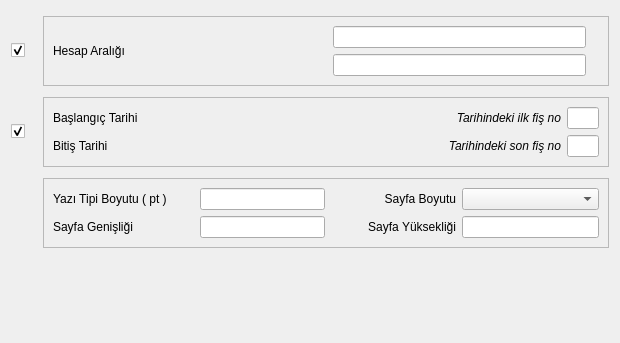
<?xml version="1.0" encoding="UTF-8"?>
<ui version="4.0">
 <class>MUH_DEFTERI_KEBIR_BATCH</class>
 <widget class="QDialog" name="MUH_DEFTERI_KEBIR_BATCH">
  <property name="enabled">
   <bool>true</bool>
  </property>
  <property name="geometry">
   <rect>
    <x>0</x>
    <y>0</y>
    <width>620</width>
    <height>343</height>
   </rect>
  </property>
  <property name="sizePolicy">
   <sizepolicy hsizetype="Expanding" vsizetype="Expanding">
    <horstretch>0</horstretch>
    <verstretch>0</verstretch>
   </sizepolicy>
  </property>
  <property name="minimumSize">
   <size>
    <width>620</width>
    <height>343</height>
   </size>
  </property>
  <property name="maximumSize">
   <size>
    <width>680</width>
    <height>343</height>
   </size>
  </property>
  <property name="windowTitle">
   <string>Defteri-i Kebir</string>
  </property>
  <layout class="QGridLayout" name="gridLayout" rowstretch="1,1,1,1" columnstretch="10,50,10">
   <item row="0" column="0">
    <widget class="QCheckBox" name="checkbox_hesap_araligi">
     <property name="enabled">
      <bool>true</bool>
     </property>
     <property name="sizePolicy">
      <sizepolicy hsizetype="Fixed" vsizetype="Fixed">
       <horstretch>0</horstretch>
       <verstretch>0</verstretch>
      </sizepolicy>
     </property>
     <property name="minimumSize">
      <size>
       <width>26</width>
       <height>0</height>
      </size>
     </property>
     <property name="text">
      <string/>
     </property>
     <property name="checked">
      <bool>true</bool>
     </property>
    </widget>
   </item>
   <item row="0" column="1" colspan="2">
    <widget class="QFrame" name="frame_hesap_araligi">
     <property name="sizePolicy">
      <sizepolicy hsizetype="Expanding" vsizetype="Fixed">
       <horstretch>0</horstretch>
       <verstretch>0</verstretch>
      </sizepolicy>
     </property>
     <property name="minimumSize">
      <size>
       <width>0</width>
       <height>0</height>
      </size>
     </property>
     <property name="frameShape">
      <enum>QFrame::StyledPanel</enum>
     </property>
     <property name="frameShadow">
      <enum>QFrame::Raised</enum>
     </property>
     <layout class="QGridLayout" name="gridLayout_2" rowstretch="2,2" columnstretch="8,10,20,1">
      <item row="0" column="0" rowspan="2">
       <widget class="QLabel" name="label">
        <property name="sizePolicy">
         <sizepolicy hsizetype="Fixed" vsizetype="Fixed">
          <horstretch>0</horstretch>
          <verstretch>0</verstretch>
         </sizepolicy>
        </property>
        <property name="minimumSize">
         <size>
          <width>141</width>
          <height>0</height>
         </size>
        </property>
        <property name="text">
         <string>Hesap Aralığı</string>
        </property>
       </widget>
      </item>
      <item row="0" column="2">
       <widget class="QLineEdit" name="lineedit_bas_hesap_ismi">
        <property name="maximumSize">
         <size>
          <width>16777215</width>
          <height>16777215</height>
         </size>
        </property>
        <property name="readOnly">
         <bool>true</bool>
        </property>
       </widget>
      </item>
      <item row="1" column="2">
       <widget class="QLineEdit" name="lineedit_bts_hesap_ismi">
        <property name="maximumSize">
         <size>
          <width>16777215</width>
          <height>16777215</height>
         </size>
        </property>
        <property name="readOnly">
         <bool>true</bool>
        </property>
       </widget>
      </item>
      <item row="0" column="1">
       <widget class="QSearchEdit" name="search_edit_bas_hesabi">
        <property name="sizePolicy">
         <sizepolicy hsizetype="Expanding" vsizetype="Fixed">
          <horstretch>0</horstretch>
          <verstretch>0</verstretch>
         </sizepolicy>
        </property>
        <property name="whatsThis">
         <string>Arama widget. </string>
        </property>
        <property name="QSearchEdit" stdset="0">
         <rect>
          <x>0</x>
          <y>0</y>
          <width>100</width>
          <height>100</height>
         </rect>
        </property>
       </widget>
      </item>
      <item row="1" column="1">
       <widget class="QSearchEdit" name="search_edit_bts_hesabi">
        <property name="sizePolicy">
         <sizepolicy hsizetype="Expanding" vsizetype="Fixed">
          <horstretch>0</horstretch>
          <verstretch>0</verstretch>
         </sizepolicy>
        </property>
        <property name="whatsThis">
         <string>Arama widget. </string>
        </property>
        <property name="QSearchEdit" stdset="0">
         <rect>
          <x>0</x>
          <y>0</y>
          <width>100</width>
          <height>100</height>
         </rect>
        </property>
       </widget>
      </item>
      <item row="0" column="3">
       <spacer name="horizontalSpacer_2">
        <property name="orientation">
         <enum>Qt::Horizontal</enum>
        </property>
        <property name="sizeHint" stdset="0">
         <size>
          <width>40</width>
          <height>20</height>
         </size>
        </property>
       </spacer>
      </item>
     </layout>
    </widget>
   </item>
   <item row="1" column="0">
    <widget class="QCheckBox" name="checkbox_tarih_araligi">
     <property name="sizePolicy">
      <sizepolicy hsizetype="Fixed" vsizetype="Fixed">
       <horstretch>0</horstretch>
       <verstretch>0</verstretch>
      </sizepolicy>
     </property>
     <property name="text">
      <string/>
     </property>
     <property name="checked">
      <bool>true</bool>
     </property>
    </widget>
   </item>
   <item row="1" column="1" colspan="2">
    <widget class="QFrame" name="frame_tarih_araligi">
     <property name="sizePolicy">
      <sizepolicy hsizetype="Expanding" vsizetype="Fixed">
       <horstretch>0</horstretch>
       <verstretch>0</verstretch>
      </sizepolicy>
     </property>
     <property name="minimumSize">
      <size>
       <width>0</width>
       <height>0</height>
      </size>
     </property>
     <property name="frameShape">
      <enum>QFrame::StyledPanel</enum>
     </property>
     <property name="frameShadow">
      <enum>QFrame::Raised</enum>
     </property>
     <layout class="QGridLayout" name="gridLayout_3" rowstretch="1,1" columnstretch="10,20,10,10">
      <item row="0" column="0">
       <widget class="QLabel" name="label_3">
        <property name="sizePolicy">
         <sizepolicy hsizetype="Fixed" vsizetype="Fixed">
          <horstretch>0</horstretch>
          <verstretch>0</verstretch>
         </sizepolicy>
        </property>
        <property name="minimumSize">
         <size>
          <width>141</width>
          <height>0</height>
         </size>
        </property>
        <property name="text">
         <string>Başlangıç Tarihi</string>
        </property>
       </widget>
      </item>
      <item row="0" column="2">
       <widget class="QLabel" name="label_5">
        <property name="sizePolicy">
         <sizepolicy hsizetype="Expanding" vsizetype="Fixed">
          <horstretch>0</horstretch>
          <verstretch>0</verstretch>
         </sizepolicy>
        </property>
        <property name="font">
         <font>
          <pointsize>9</pointsize>
          <italic>true</italic>
         </font>
        </property>
        <property name="text">
         <string>Tarihindeki ilk fiş no</string>
        </property>
        <property name="alignment">
         <set>Qt::AlignRight|Qt::AlignTrailing|Qt::AlignVCenter</set>
        </property>
       </widget>
      </item>
      <item row="0" column="3">
       <widget class="QLineEdit" name="line_edit_ilk_fis_no">
        <property name="font">
         <font>
          <pointsize>9</pointsize>
          <italic>true</italic>
         </font>
        </property>
        <property name="readOnly">
         <bool>true</bool>
        </property>
       </widget>
      </item>
      <item row="1" column="0">
       <widget class="QLabel" name="label_4">
        <property name="sizePolicy">
         <sizepolicy hsizetype="Fixed" vsizetype="Fixed">
          <horstretch>0</horstretch>
          <verstretch>0</verstretch>
         </sizepolicy>
        </property>
        <property name="minimumSize">
         <size>
          <width>141</width>
          <height>0</height>
         </size>
        </property>
        <property name="text">
         <string>Bitiş Tarihi</string>
        </property>
       </widget>
      </item>
      <item row="1" column="2">
       <widget class="QLabel" name="label_6">
        <property name="sizePolicy">
         <sizepolicy hsizetype="Expanding" vsizetype="Fixed">
          <horstretch>0</horstretch>
          <verstretch>0</verstretch>
         </sizepolicy>
        </property>
        <property name="font">
         <font>
          <pointsize>9</pointsize>
          <italic>true</italic>
         </font>
        </property>
        <property name="text">
         <string>Tarihindeki son fiş no</string>
        </property>
        <property name="alignment">
         <set>Qt::AlignRight|Qt::AlignTrailing|Qt::AlignVCenter</set>
        </property>
       </widget>
      </item>
      <item row="1" column="3">
       <widget class="QLineEdit" name="line_edit_son_fis_no">
        <property name="font">
         <font>
          <pointsize>9</pointsize>
          <italic>true</italic>
         </font>
        </property>
        <property name="readOnly">
         <bool>true</bool>
        </property>
       </widget>
      </item>
      <item row="0" column="1">
       <widget class="QAdakDate" name="adakDate_baslangic_tarihi">
        <property name="minimumSize">
         <size>
          <width>242</width>
          <height>0</height>
         </size>
        </property>
        <property name="maximumSize">
         <size>
          <width>242</width>
          <height>30</height>
         </size>
        </property>
        <property name="whatsThis">
         <string>Tarih WidgetÄ± </string>
        </property>
        <property name="QAdakDate" stdset="0">
         <rect>
          <x>0</x>
          <y>0</y>
          <width>100</width>
          <height>100</height>
         </rect>
        </property>
       </widget>
      </item>
      <item row="1" column="1">
       <widget class="QAdakDate" name="adakDate_bitis_tarihi">
        <property name="minimumSize">
         <size>
          <width>242</width>
          <height>0</height>
         </size>
        </property>
        <property name="maximumSize">
         <size>
          <width>242</width>
          <height>30</height>
         </size>
        </property>
        <property name="whatsThis">
         <string>Tarih WidgetÄ± </string>
        </property>
        <property name="QAdakDate" stdset="0">
         <rect>
          <x>0</x>
          <y>0</y>
          <width>100</width>
          <height>100</height>
         </rect>
        </property>
       </widget>
      </item>
     </layout>
    </widget>
   </item>
   <item row="2" column="1" colspan="2">
    <widget class="QFrame" name="frame">
     <property name="sizePolicy">
      <sizepolicy hsizetype="Expanding" vsizetype="Fixed">
       <horstretch>0</horstretch>
       <verstretch>0</verstretch>
      </sizepolicy>
     </property>
     <property name="frameShape">
      <enum>QFrame::StyledPanel</enum>
     </property>
     <property name="frameShadow">
      <enum>QFrame::Raised</enum>
     </property>
     <layout class="QGridLayout" name="gridLayout_4" columnstretch="8,10,10,11">
      <item row="0" column="0">
       <widget class="QLabel" name="label_2">
        <property name="sizePolicy">
         <sizepolicy hsizetype="Fixed" vsizetype="Fixed">
          <horstretch>0</horstretch>
          <verstretch>0</verstretch>
         </sizepolicy>
        </property>
        <property name="minimumSize">
         <size>
          <width>141</width>
          <height>0</height>
         </size>
        </property>
        <property name="text">
         <string>Yazı Tipi Boyutu ( pt )</string>
        </property>
       </widget>
      </item>
      <item row="0" column="1">
       <widget class="QCommaEdit" name="comma_edit_yazitipi_boyutu">
        <property name="whatsThis">
         <string>Sayilari formatina(Or:1,000,234.50) donusturur. </string>
        </property>
        <property name="QCommaEdit" stdset="0">
         <rect>
          <x>0</x>
          <y>0</y>
          <width>100</width>
          <height>100</height>
         </rect>
        </property>
       </widget>
      </item>
      <item row="0" column="2">
       <widget class="QLabel" name="label_8">
        <property name="sizePolicy">
         <sizepolicy hsizetype="Expanding" vsizetype="Fixed">
          <horstretch>0</horstretch>
          <verstretch>0</verstretch>
         </sizepolicy>
        </property>
        <property name="text">
         <string>Sayfa Boyutu</string>
        </property>
        <property name="alignment">
         <set>Qt::AlignRight|Qt::AlignTrailing|Qt::AlignVCenter</set>
        </property>
       </widget>
      </item>
      <item row="0" column="3">
       <widget class="QComboBox" name="combo_box_sayfa_boyutu"/>
      </item>
      <item row="1" column="0">
       <widget class="QLabel" name="label_9">
        <property name="sizePolicy">
         <sizepolicy hsizetype="Fixed" vsizetype="Fixed">
          <horstretch>0</horstretch>
          <verstretch>0</verstretch>
         </sizepolicy>
        </property>
        <property name="minimumSize">
         <size>
          <width>141</width>
          <height>0</height>
         </size>
        </property>
        <property name="text">
         <string>Sayfa Genişliği</string>
        </property>
       </widget>
      </item>
      <item row="1" column="1">
       <widget class="QCommaEdit" name="comma_edit_genisligi">
        <property name="whatsThis">
         <string>Sayilari formatina(Or:1,000,234.50) donusturur. </string>
        </property>
        <property name="QCommaEdit" stdset="0">
         <rect>
          <x>0</x>
          <y>0</y>
          <width>100</width>
          <height>100</height>
         </rect>
        </property>
       </widget>
      </item>
      <item row="1" column="2">
       <widget class="QLabel" name="label_10">
        <property name="sizePolicy">
         <sizepolicy hsizetype="Expanding" vsizetype="Fixed">
          <horstretch>0</horstretch>
          <verstretch>0</verstretch>
         </sizepolicy>
        </property>
        <property name="text">
         <string>Sayfa Yüksekliği</string>
        </property>
        <property name="alignment">
         <set>Qt::AlignRight|Qt::AlignTrailing|Qt::AlignVCenter</set>
        </property>
       </widget>
      </item>
      <item row="1" column="3">
       <widget class="QCommaEdit" name="comma_edit_yuksekligi">
        <property name="whatsThis">
         <string>Sayilari formatina(Or:1,000,234.50) donusturur. </string>
        </property>
        <property name="QCommaEdit" stdset="0">
         <rect>
          <x>0</x>
          <y>0</y>
          <width>100</width>
          <height>100</height>
         </rect>
        </property>
       </widget>
      </item>
     </layout>
    </widget>
   </item>
   <item row="3" column="1">
    <spacer name="horizontalSpacer">
     <property name="orientation">
      <enum>Qt::Horizontal</enum>
     </property>
     <property name="sizeHint" stdset="0">
      <size>
       <width>374</width>
       <height>67</height>
      </size>
     </property>
    </spacer>
   </item>
   <item row="3" column="2">
    <widget class="QWidget" name="widget_batch_buttons" native="true">
     <property name="sizePolicy">
      <sizepolicy hsizetype="Expanding" vsizetype="Fixed">
       <horstretch>0</horstretch>
       <verstretch>0</verstretch>
      </sizepolicy>
     </property>
     <property name="minimumSize">
      <size>
       <width>0</width>
       <height>0</height>
      </size>
     </property>
     <property name="maximumSize">
      <size>
       <width>16777215</width>
       <height>16777215</height>
      </size>
     </property>
     <property name="sizeIncrement">
      <size>
       <width>0</width>
       <height>0</height>
      </size>
     </property>
    </widget>
   </item>
  </layout>
 </widget>
 <customwidgets>
  <customwidget>
   <class>QAdakDate</class>
   <extends>QWidget</extends>
   <header>QAdakDate.h</header>
  </customwidget>
  <customwidget>
   <class>QCommaEdit</class>
   <extends>QLineEdit</extends>
   <header>QCommaEdit.h</header>
  </customwidget>
  <customwidget>
   <class>QSearchEdit</class>
   <extends>QWidget</extends>
   <header>QSearchEdit.h</header>
  </customwidget>
 </customwidgets>
 <tabstops>
  <tabstop>checkbox_hesap_araligi</tabstop>
  <tabstop>search_edit_bas_hesabi</tabstop>
  <tabstop>lineedit_bas_hesap_ismi</tabstop>
  <tabstop>search_edit_bts_hesabi</tabstop>
  <tabstop>lineedit_bts_hesap_ismi</tabstop>
  <tabstop>checkbox_tarih_araligi</tabstop>
  <tabstop>adakDate_baslangic_tarihi</tabstop>
  <tabstop>line_edit_ilk_fis_no</tabstop>
  <tabstop>adakDate_bitis_tarihi</tabstop>
  <tabstop>line_edit_son_fis_no</tabstop>
 </tabstops>
 <resources/>
 <connections/>
</ui>
